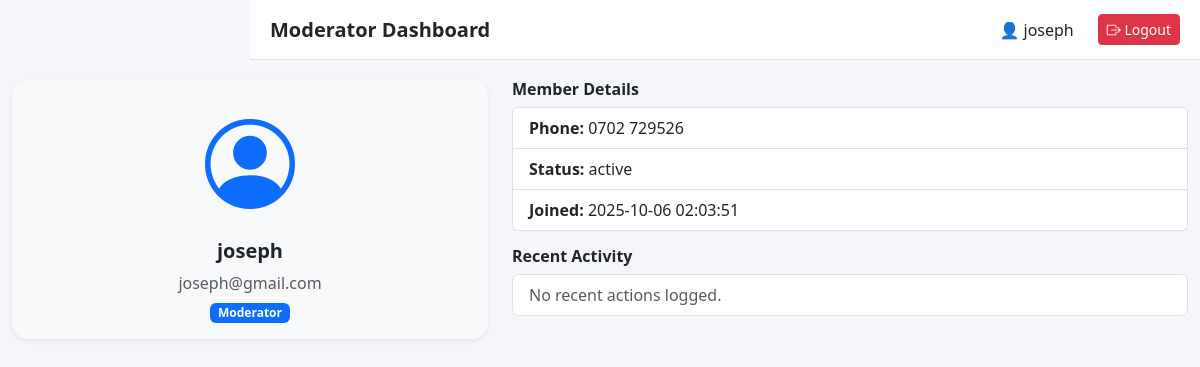
The app's page /moderator/view_profile.php?id=4 (signed in) with its own data.
### tables this page shows
CREATE TABLE `moderators` (
  `moderator_id` int(11) NOT NULL,
  `name` varchar(100) NOT NULL,
  `email` varchar(100) NOT NULL,
  `password` varchar(255) NOT NULL,
  `role` enum('moderator') DEFAULT 'moderator',
  `created_at` timestamp NOT NULL DEFAULT current_timestamp(),
  `status` enum('active','inactive') NOT NULL DEFAULT 'active'
);

CREATE TABLE `members` (
  `member_id` int(11) NOT NULL,
  `full_name` varchar(100) NOT NULL,
  `email` varchar(100) NOT NULL,
  `password` varchar(255) NOT NULL,
  `phone` varchar(20) DEFAULT NULL,
  `address` varchar(255) DEFAULT NULL,
  `status` enum('active','inactive') DEFAULT 'active',
  `created_at` datetime DEFAULT current_timestamp(),
  `profile_image` varchar(255) DEFAULT NULL,
  `role` enum('member','moderator','admin') NOT NULL DEFAULT 'member'
);

### moderator/view_profile.php (the view, shortened to what this page needs)
<?php
include_once "includes/mod_header.php";
$id = intval($_GET['id']);
$member = $conn->query("SELECT * FROM members WHERE member_id=$id")->fetch_assoc();
$logs = $conn->query("SELECT * FROM admin_logs WHERE description LIKE '%$id%' ORDER BY log_id DESC LIMIT 5");
?>
<div class="container-fluid" style="padding-top: 80px;">
    <div class="row">
        <div class="col-md-5 text-center">
            <div class="bg-light rounded-4 p-3 shadow-sm">
                <?php $img_path = "../uploads/profiles/member_{$member['member_id']}.png"; if (file_exists($img_path)): ?>
                    <img src="<?php echo $img_path; ?>" alt="Profile" style="width:90px; height:90px; border-radius:50%;">
                <?php else: ?>
                    <i class="bi bi-person-circle text-primary" style="font-size: 90px;"></i>
                <?php endif; ?>
                <h5 class="fw-bold mt-2"><?= htmlspecialchars($member['full_name']) ?></h5>
                <p class="text-muted mb-1"><?= htmlspecialchars($member['email']) ?></p>
                <span class="badge bg-<?= $member['role'] === 'admin' ? 'danger' : 'primary' ?>"><?= ucfirst($member['role']) ?></span>
            </div>
        </div>
        <div class="col-md-7">
            <h6 class="fw-bold text-dark">Member Details</h6>
            <ul class="list-group mb-3">
                <li class="list-group-item"><strong>Phone:</strong> <?= htmlspecialchars($member['phone']) ?></li>
                <li class="list-group-item"><strong>Status:</strong> <?= htmlspecialchars($member['status']) ?></li>
                <li class="list-group-item"><strong>Joined:</strong> <?= htmlspecialchars($member['created_at']) ?></li>
            </ul>
            <h6 class="fw-bold text-dark">Recent Activity</h6>
            <ul class="list-group">
                <?php if ($logs->num_rows > 0) {
                    while ($log = $logs->fetch_assoc()) {
                        echo "<li class='list-group-item small'><i class='bi bi-clock-history text-warning'></i> " . htmlspecialchars($log['description']) . " <span class='text-muted float-end'>" . htmlspecialchars($log['created_at']) . "</span></li>";
                    }
                } else {
                    echo "<li class='list-group-item text-muted'>No recent actions logged.</li>";
                } ?>
            </ul>
        </div>
    </div>
</div>
<?php include_once "includes/mod_footer.php"; ?>

### moderator/includes/mod_header.php (shortened to what this page needs)
<?php
require_once __DIR__ . '/../../includes/db.php';
$moderator_id = (int) $_SESSION['moderator_id'];
$moderator = null;
if (isset($conn)) {
    $stmt = $conn->prepare('SELECT moderator_id, name, email, role FROM moderators WHERE moderator_id = ? LIMIT 1');
    $stmt->bind_param('i', $moderator_id);
    $stmt->execute();
    $moderator = $stmt->get_result()->fetch_assoc() ?: null;
}
?>
<!doctype html>
<html lang="en">
<head>
<link href="https://cdn.jsdelivr.net/npm/bootstrap@5.3.3/dist/css/bootstrap.min.css" rel="stylesheet">
<link href="https://cdn.jsdelivr.net/npm/bootstrap-icons@1.11.3/font/bootstrap-icons.css" rel="stylesheet">
</head>
<body>
<div class="topbar d-flex justify-content-between align-items-center">
    <div class="d-flex align-items-center gap-2">
        <h5 class="mb-0 fw-bold text-dark">Moderator Dashboard</h5>
    </div>
    <div class="d-flex align-items-center gap-2">
        <span class="me-3 d-flex align-items-center">
            <?php $profile_img = "../uploads/profiles/moderator_$moderator_id.png"; if (file_exists($profile_img)): ?><img src="<?php echo $profile_img; ?>" alt="Profile" style="height: 30px; width: 30px; border-radius: 50%; margin-right: 5px;"><?php else: ?>👤<?php endif; ?>
            <?= htmlspecialchars($moderator['name']); ?>
        </span>
        <a href="../logout.php" class="btn btn-sm btn-danger"><i class="bi bi-box-arrow-right"></i> Logout</a>
    </div>
</div>

### moderator/includes/mod_header.php (style rules this page uses)
body { font-family: 'Segoe UI', Tahoma, Geneva, Verdana, sans-serif; background-color: #f5f6fa; margin: 0; padding: 0; }
.topbar { height: 60px; background: #fff; border-bottom: 1px solid #dee2e6; padding: 10px 20px; position: fixed; top: 0; left: 250px; right: 0; display: flex; justify-content: space-between; align-items: center; z-index: 1050; transition: left 0.3s ease; }

### records on screen
moderators: name "joseph"
members: full_name "joseph", email "joseph@gmail.com", role "Moderator", phone "0702 729526", status "active", created_at "2025-10-06 02:03:51"
